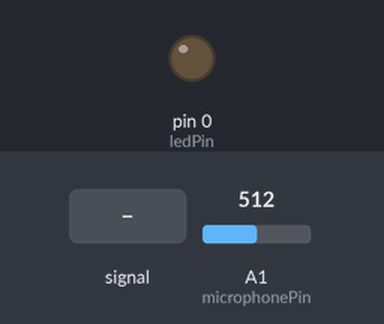
Simulated run of this sketch. Board: Arduino Uno, built with avr-gcc and run on an emulated ATmega328P. On the bench: output pins drawn as LEDs (lit = HIGH). Inputs (shaded band) come from the test bench; at power-on: A1 (microphonePin) = 512.

Above: at 1.2 s.
1.3 s: A1 (microphonePin) fed a 1000 Hz sine of ±255 counts around its level
4.3 s: A1 (microphonePin) set to 716
Timing chart, 0 to 7.3 s (numbered marks = the images above; inputs shaded):
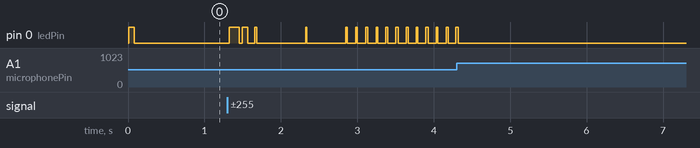

Measured:
- after the input at 4.3 s, pin 0 (ledPin): goes on until 4.3 s, then stays LOW

The sketch:

microphone_led.ino
```cpp
//#include <QueueArray.h>
#include <Filters.h>
//QueueArray <int> queue;
//#define QUEUE_SIZE 1000
#define SIZE 100
#define THRESH 7
#define BASSHIGH 200
#define BASSLOW 20
#define ENVFREQ 10
#define BEATHIGH 3.0
#define BEATLOW 1.7
#define WINDOW 1
#define microphonePin A1
#define ledPin 0


FilterOnePole bass_high(HIGHPASS,BASSLOW);
FilterOnePole bass_low(LOWPASS,BASSHIGH);
FilterOnePole envelope(LOWPASS,ENVFREQ);
FilterOnePole beat_high(HIGHPASS,BEATLOW);
FilterOnePole beat_low(LOWPASS,BEATHIGH);
RunningStatistics stats;

float sample = 0;
float avg = 465;
float thresh = 0;
float diff = 0;
char t;
float beat;
float bass;
int prev;

char sampleTime;


void setup ()
{
  pinMode(ledPin, OUTPUT);
  pinMode(microphonePin, INPUT);
  //Serial.begin (250000);
  stats.setWindowSecs(WINDOW);
  analogReference(INTERNAL);
  prev = millis();
}

void loop ()
{

   t = millis() - prev;
   sample = analogRead(microphonePin);
   bass_low.input(sample);
   bass_high.input(bass_low.output());
   bass = bass_high.output();

   bass = abs(bass);

   envelope.input(bass);
   stats.input(beat);

   thresh = stats.mean() + stats.sigma();

   if(t > 5){
    prev = millis();
    beat_low.input(envelope.output());
    beat = beat_high.input(beat_low.output());
    if(beat > thresh){
      digitalWrite(ledPin,HIGH);
    }else{
      digitalWrite(ledPin,LOW);
    }
   }


//  if ( low_pass.output() > 983){
//    digitalWrite(ledPin, HIGH);
//    sampleTime = 0;
//  }
//  else if (sampleTime > 50) {
//    digitalWrite(ledPin, LOW);
//    sampleTime = 0;
//  }
//  //delayMicroseconds(20);
//  sampleTime += 1;

  //Serial.print("B ");
  //Serial.print(beat);
  //Serial.print(" B ");
  //Serial.println(thresh);
//  Serial.print(" F ");
//  Serial.println(envelope.output());
 //Serial.print(" T: ");
  //Serial.println(thresh);
//  Serial.print(" Thresh+: ");
//  Serial.println(avg + THRESH)

}
```
